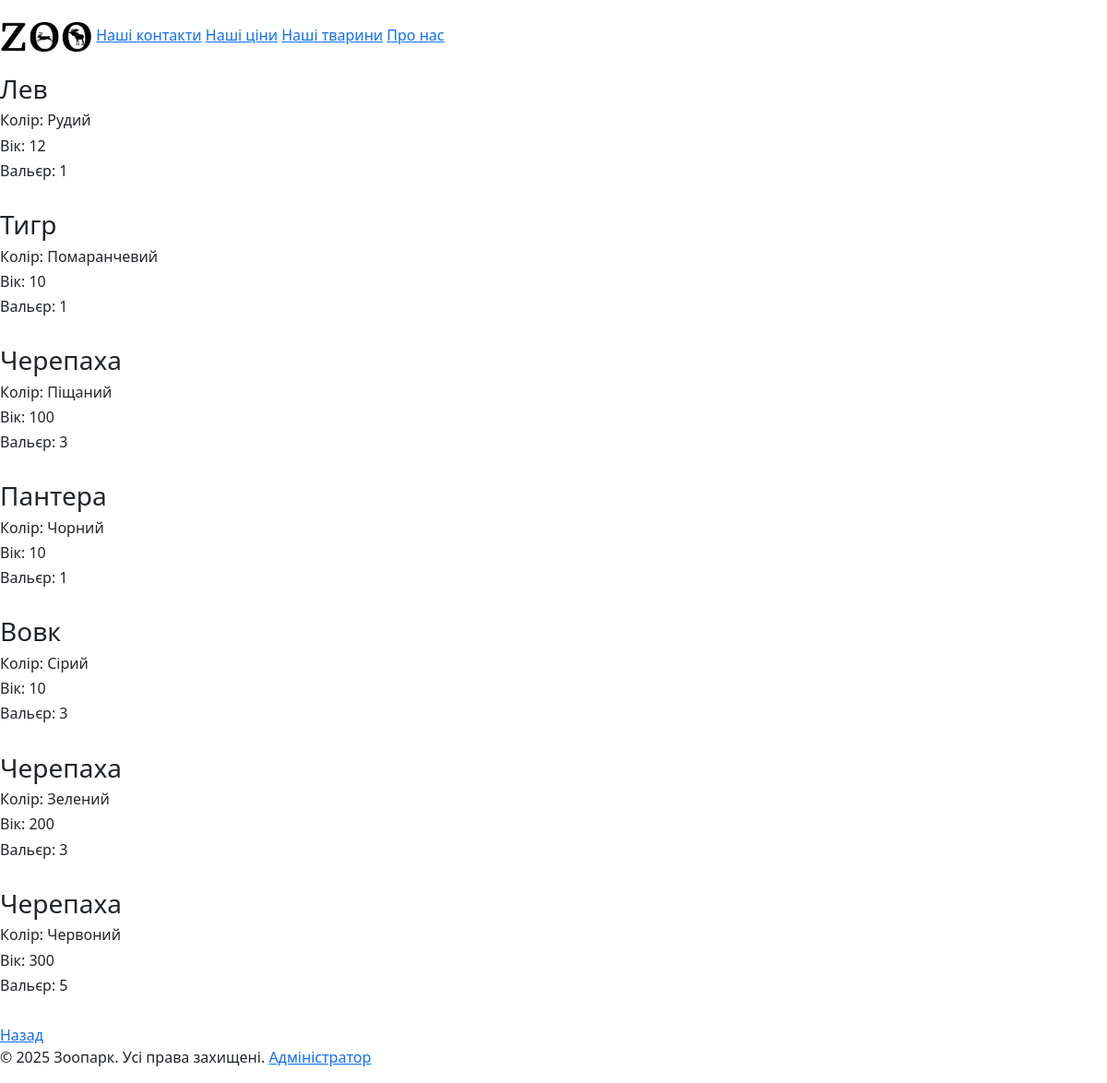
The app's page /animals, older data.
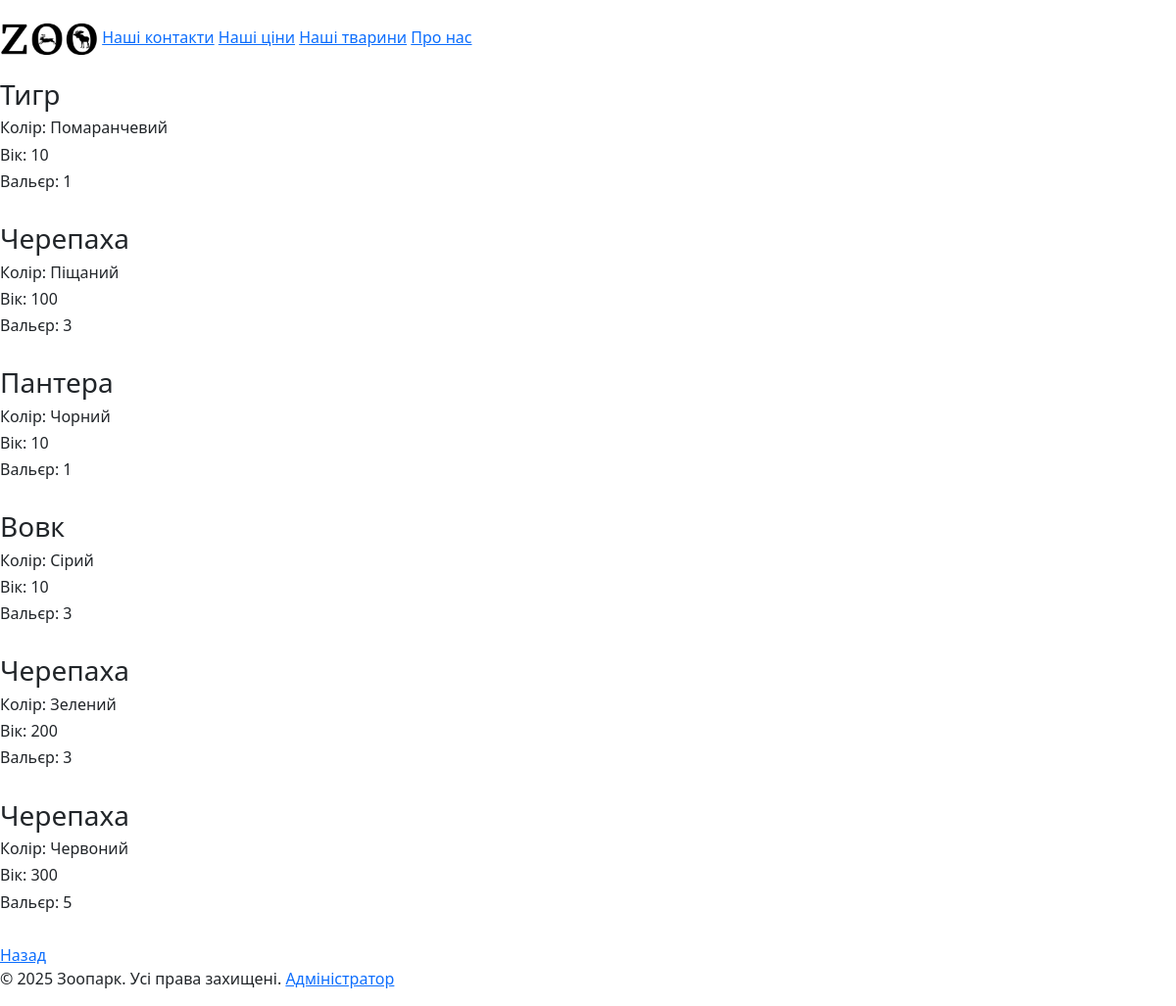
The same page, newer data.
### main/models.py (models this page shows, shortened)
class Animal(models.Model):
    id = models.IntegerField("№", primary_key=True)
    type = models.CharField("Вид", max_length=20)
    color = models.CharField("Колір", max_length=20)
    age = models.IntegerField("Вік")
    zone = models.IntegerField("Зона")

### main/views.py (the view)
# urls.py: path('animals', views.show_animals, name="animals_u")
def show_animals(request):
    all_animals = Animal.objects.all()
    count_of_animals = len(all_animals)
    return render(request, "main/animals.html", {'animals':all_animals, "count":count_of_animals})

### main/templates/main/animals.html (shortened to what this page needs)
{% extends "layout.html" %}
{% block content %}
    {% if count == 0 %}
    <h5>Нажаль тварини відсутні</h5>
    {% else %}
        {% for i in animals %}
            <h3>{{ i.type }}</h3>
            <h6>Колір:  {{ i.color }}</h6>
            <h6>Вік:    {{ i.age }}</h6>
            <h6>Вальєр: {{ i.zone }}</h6>
            <br>
        {% endfor %}
    {% endif %}
    <a href="..">Назад</a><br>
{% endblock %}

Row changes from the older to the newer data that the page shows:
removed Animal: type "Лев", color "Рудий", age "12", zone "1"
